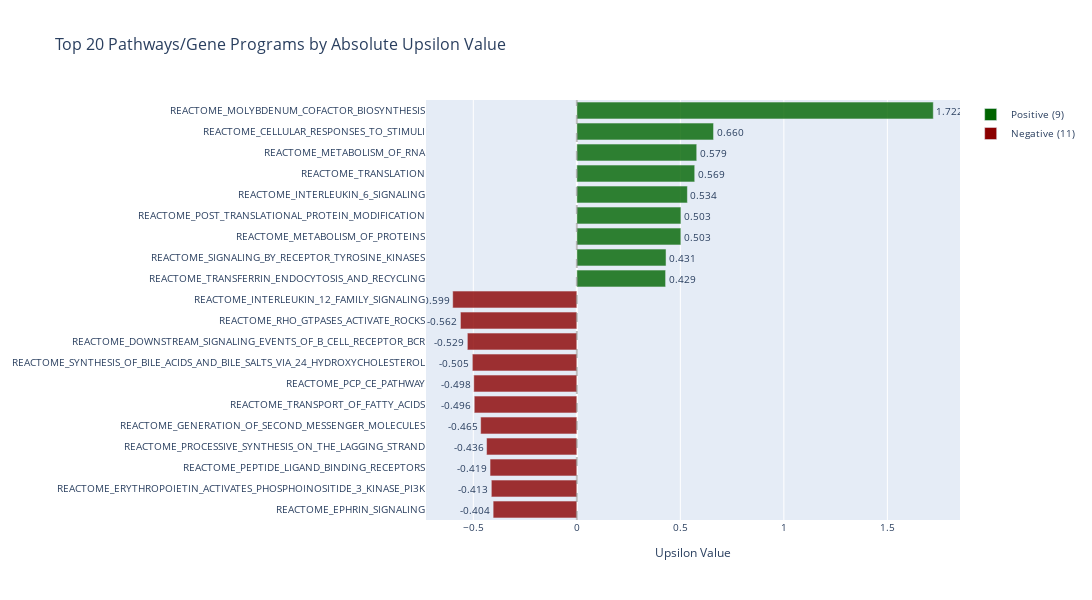
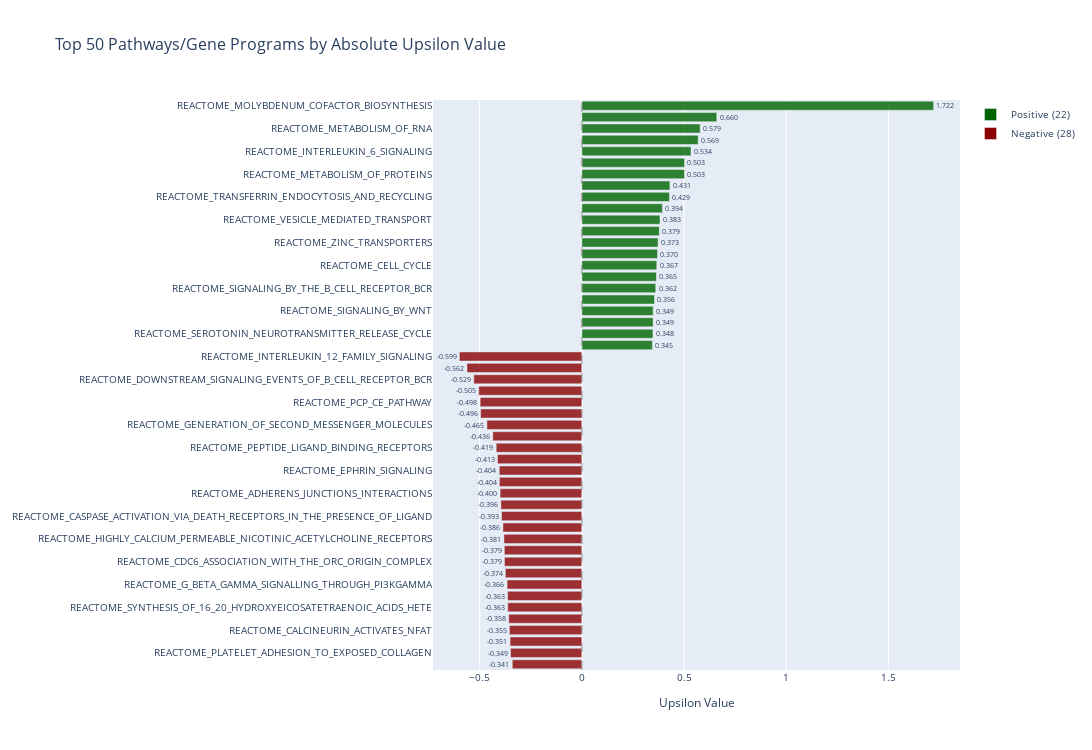
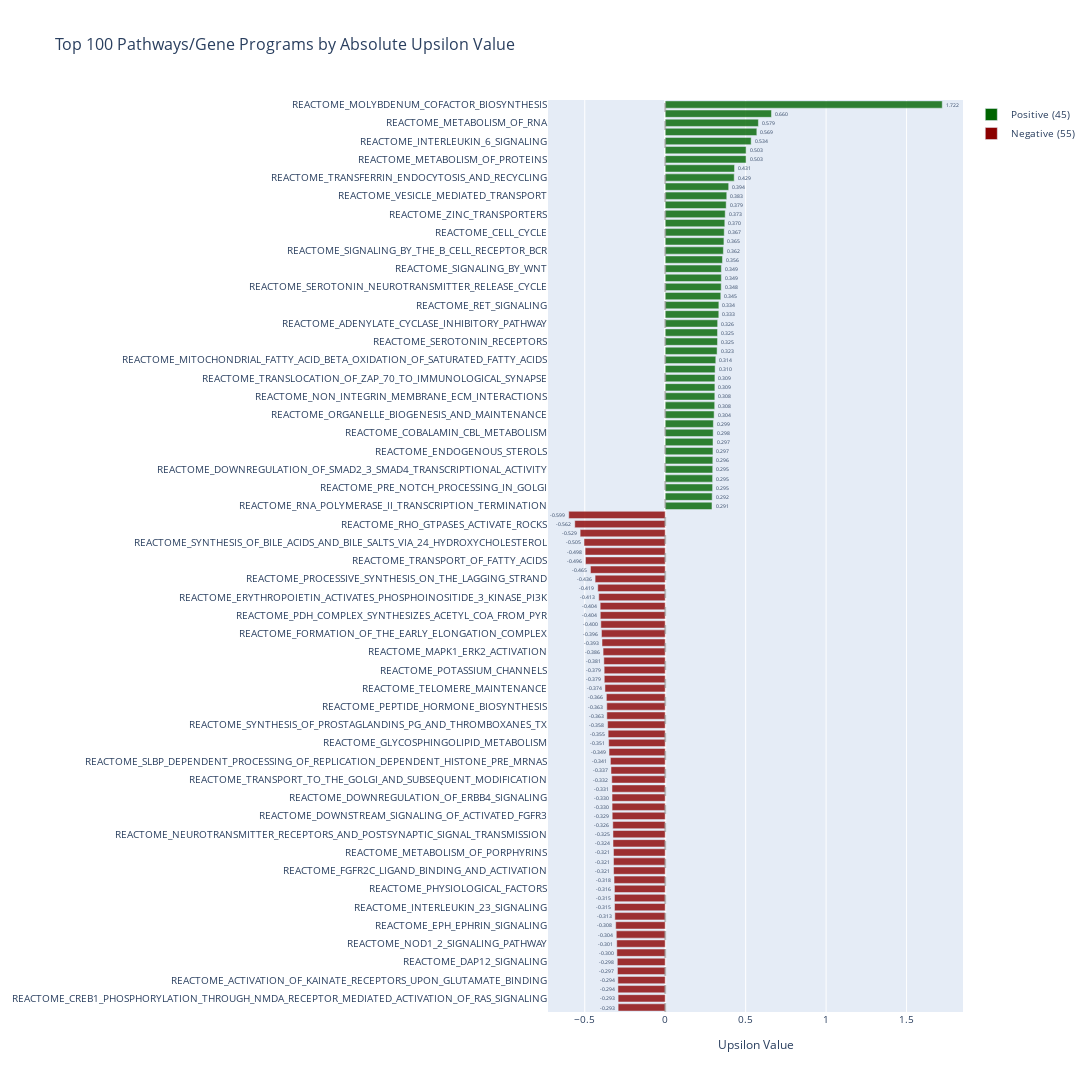

Source (notebook cell) for these figures, in order:
### Code cell
from sklearn.metrics import confusion_matrix

import plotly.graph_objects as go

# Calculate absolute values and sort by absolute upsilon values
pathway_upsilon_df['abs_upsilon'] = pathway_upsilon_df['upsilon'].abs()
pathway_upsilon_df_abs_sorted = pathway_upsilon_df.sort_values('abs_upsilon', ascending=False)

# Function to create plots for different top N values
def create_top_pathways_plot(n_top=50):
    # Get top N pathways by absolute upsilon value
    top_n = pathway_upsilon_df_abs_sorted.head(n_top)
    
    # Separate positive and negative upsilon values
    positive_mask = top_n['upsilon'] > 0
    negative_mask = top_n['upsilon'] < 0
    
    pos_count = positive_mask.sum()
    neg_count = negative_mask.sum()
    
    # Create the plot
    fig = go.Figure()
    
    # Add positive upsilon values (green)
    if pos_count > 0:
        fig.add_trace(
            go.Bar(
                x=top_n[positive_mask]['upsilon'],
                y=top_n[positive_mask]['pathway_name'],
                orientation='h',
                name=f'Positive ({pos_count})',
                marker=dict(color='darkgreen', opacity=0.8),
                text=[f'{val:.3f}' for val in top_n[positive_mask]['upsilon']],
                textposition='outside',
                hovertemplate='<b>%{y}</b><br>Upsilon: %{x:.4f}<extra></extra>'
            )
        )
    
    # Add negative upsilon values (red)
    if neg_count > 0:
        fig.add_trace(
            go.Bar(
                x=top_n[negative_mask]['upsilon'],
                y=top_n[negative_mask]['pathway_name'],
                orientation='h',
                name=f'Negative ({neg_count})',
                marker=dict(color='darkred', opacity=0.8),
                text=[f'{val:.3f}' for val in top_n[negative_mask]['upsilon']],
                textposition='outside',
                hovertemplate='<b>%{y}</b><br>Upsilon: %{x:.4f}<extra></extra>'
            )
        )
    
    # Update layout
    fig.update_layout(
        title=dict(
            text=f'Top {n_top} Pathways/Gene Programs by Absolute Upsilon Value',
            font=dict(size=16)
        ),
        height=max(600, n_top * 15),  # Adjust height based on number of pathways
        width=1200,
        xaxis_title="Upsilon Value",
        yaxis=dict(autorange="reversed"),  # Top pathway at top
        showlegend=True,
        font=dict(size=10)
    )
    
    # Add vertical line at x=0 for reference
    fig.add_vline(x=0, line_dash="dash", line_color="gray", opacity=0.5)
    
    return fig

# Create plots for top 20, 50, and 100 pathways
fig_top_20 = create_top_pathways_plot(20)
fig_top_50 = create_top_pathways_plot(50)
fig_top_100 = create_top_pathways_plot(100)

# Show the plots
print("Top 20 Pathways by Absolute Upsilon Value:")
fig_top_20.show()

print("\nTop 50 Pathways by Absolute Upsilon Value:")
fig_top_50.show()

print("\nTop 100 Pathways by Absolute Upsilon Value:")
fig_top_100.show()

# Print summary statistics
print(f"\nSummary Statistics:")
print(f"Total pathways: {len(pathway_upsilon_df_abs_sorted)}")
print(f"Range of absolute upsilon values: {pathway_upsilon_df_abs_sorted['abs_upsilon'].min():.4f} to {pathway_upsilon_df_abs_sorted['abs_upsilon'].max():.4f}")

# Show top 20 table
top_20 = pathway_upsilon_df_abs_sorted.head(20)
print(f"\nTop 20 Pathways by Absolute Upsilon Value:")
print("=" * 100)
print(top_20[['pathway_name', 'upsilon', 'abs_upsilon']].to_string(index=False))

### Figure 1 — Plotly figure (JSON) as saved in the notebook; plotly's stock layout.template omitted (floating-point values rounded to 4 significant figures)
{"data": [{"hovertemplate": "<b>%{y}</b><br>Upsilon: %{x:.4f}<extra></extra>", "marker": {"color": "darkgreen", "opacity": 0.8}, "name": "Positive (9)", "orientation": "h", "text": ["1.722", "0.660", "0.579", "0.569", "0.534", "0.503", "0.503", "0.431", "0.429"], "textposition": "outside", "type": "bar", "x": [1.722, 0.6604, 0.5792, 0.5695, 0.5341, 0.5028, 0.5026, 0.4309, 0.4288], "y": ["REACTOME_MOLYBDENUM_COFACTOR_BIOSYNTHESIS", "REACTOME_CELLULAR_RESPONSES_TO_STIMULI", "REACTOME_METABOLISM_OF_RNA", "REACTOME_TRANSLATION", "REACTOME_INTERLEUKIN_6_SIGNALING", "REACTOME_POST_TRANSLATIONAL_PROTEIN_MODIFICATION", "REACTOME_METABOLISM_OF_PROTEINS", "REACTOME_SIGNALING_BY_RECEPTOR_TYROSINE_KINASES", "REACTOME_TRANSFERRIN_ENDOCYTOSIS_AND_RECYCLING"]}, {"hovertemplate": "<b>%{y}</b><br>Upsilon: %{x:.4f}<extra></extra>", "marker": {"color": "darkred", "opacity": 0.8}, "name": "Negative (11)", "orientation": "h", "text": ["-0.599", "-0.562", "-0.529", "-0.505", "-0.498", "-0.496", "-0.465", "-0.436", "-0.419", "-0.413", "-0.404"], "textposition": "outside", "type": "bar", "x": [-0.5995, -0.5622, -0.5287, -0.5046, -0.4978, -0.4955, -0.4645, -0.4359, -0.4191, -0.413, -0.4042], "y": ["REACTOME_INTERLEUKIN_12_FAMILY_SIGNALING", "REACTOME_RHO_GTPASES_ACTIVATE_ROCKS", "REACTOME_DOWNSTREAM_SIGNALING_EVENTS_OF_B_CELL_RECEPTOR_BCR", "REACTOME_SYNTHESIS_OF_BILE_ACIDS_AND_BILE_SALTS_VIA_24_HYDROXYCHOLESTEROL", "REACTOME_PCP_CE_PATHWAY", "REACTOME_TRANSPORT_OF_FATTY_ACIDS", "REACTOME_GENERATION_OF_SECOND_MESSENGER_MOLECULES", "REACTOME_PROCESSIVE_SYNTHESIS_ON_THE_LAGGING_STRAND", "REACTOME_PEPTIDE_LIGAND_BINDING_RECEPTORS", "REACTOME_ERYTHROPOIETIN_ACTIVATES_PHOSPHOINOSITIDE_3_KINASE_PI3K", "REACTOME_EPHRIN_SIGNALING"]}], "layout": {"font": {"size": 10}, "height": 600, "shapes": [{"line": {"color": "gray", "dash": "dash"}, "opacity": 0.5, "type": "line", "x0": 0, "x1": 0, "xref": "x", "y0": 0, "y1": 1, "yref": "y domain"}], "showlegend": true, "title": {"font": {"size": 16}, "text": "Top 20 Pathways/Gene Programs by Absolute Upsilon Value"}, "width": 1200, "xaxis": {"title": {"text": "Upsilon Value"}}, "yaxis": {"autorange": "reversed"}}}

### Figure 2 — Plotly figure (JSON) as saved in the notebook; plotly's stock layout.template omitted (floating-point values rounded to 4 significant figures)
{"data": [{"hovertemplate": "<b>%{y}</b><br>Upsilon: %{x:.4f}<extra></extra>", "marker": {"color": "darkgreen", "opacity": 0.8}, "name": "Positive (22)", "orientation": "h", "text": ["1.722", "0.660", "0.579", "0.569", "0.534", "0.503", "0.503", "0.431", "0.429", "0.394", "0.383", "0.379", "0.373", "0.370", "0.367", "0.365", "0.362", "0.356", "0.349", "0.349", "0.348", "0.345"], "textposition": "outside", "type": "bar", "x": [1.722, 0.6604, 0.5792, 0.5695, 0.5341, 0.5028, 0.5026, 0.4309, 0.4288, 0.3945, 0.3826, 0.379, 0.3729, 0.3704, 0.3669, 0.365, 0.3615, 0.3559, 0.349, 0.3488, 0.3481, 0.3454], "y": ["REACTOME_MOLYBDENUM_COFACTOR_BIOSYNTHESIS", "REACTOME_CELLULAR_RESPONSES_TO_STIMULI", "REACTOME_METABOLISM_OF_RNA", "REACTOME_TRANSLATION", "REACTOME_INTERLEUKIN_6_SIGNALING", "REACTOME_POST_TRANSLATIONAL_PROTEIN_MODIFICATION", "REACTOME_METABOLISM_OF_PROTEINS", "REACTOME_SIGNALING_BY_RECEPTOR_TYROSINE_KINASES", "REACTOME_TRANSFERRIN_ENDOCYTOSIS_AND_RECYCLING", "REACTOME_CYTOKINE_SIGNALING_IN_IMMUNE_SYSTEM", "REACTOME_VESICLE_MEDIATED_TRANSPORT", "REACTOME_NUCLEAR_ENVELOPE_BREAKDOWN", "REACTOME_ZINC_TRANSPORTERS", "REACTOME_EUKARYOTIC_TRANSLATION_INITIATION", "REACTOME_CELL_CYCLE", "REACTOME_AMINE_LIGAND_BINDING_RECEPTORS", "REACTOME_SIGNALING_BY_THE_B_CELL_RECEPTOR_BCR", "REACTOME_CLASS_I_MHC_MEDIATED_ANTIGEN_PROCESSING_PRESENTATION", "REACTOME_SIGNALING_BY_WNT", "REACTOME_MICRORNA_MIRNA_BIOGENESIS", "REACTOME_SEROTONIN_NEUROTRANSMITTER_RELEASE_CYCLE", "REACTOME_NEUTROPHIL_DEGRANULATION"]}, {"hovertemplate": "<b>%{y}</b><br>Upsilon: %{x:.4f}<extra></extra>", "marker": {"color": "darkred", "opacity": 0.8}, "name": "Negative (28)", "orientation": "h", "text": ["-0.599", "-0.562", "-0.529", "-0.505", "-0.498", "-0.496", "-0.465", "-0.436", "-0.419", "-0.413", "-0.404", "-0.404", "-0.400", "-0.396", "-0.393", "-0.386", "-0.381", "-0.379", "-0.379", "-0.374", "-0.366", "-0.363", "-0.363", "-0.358", "-0.355", "-0.351", "-0.349", "-0.341"], "textposition": "outside", "type": "bar", "x": [-0.5995, -0.5622, -0.5287, -0.5046, -0.4978, -0.4955, -0.4645, -0.4359, -0.4191, -0.413, -0.4042, -0.4036, -0.4001, -0.3961, -0.3928, -0.3861, -0.3813, -0.3794, -0.3788, -0.3744, -0.3657, -0.3632, -0.3628, -0.3578, -0.3546, -0.3512, -0.3492, -0.3405], "y": ["REACTOME_INTERLEUKIN_12_FAMILY_SIGNALING", "REACTOME_RHO_GTPASES_ACTIVATE_ROCKS", "REACTOME_DOWNSTREAM_SIGNALING_EVENTS_OF_B_CELL_RECEPTOR_BCR", "REACTOME_SYNTHESIS_OF_BILE_ACIDS_AND_BILE_SALTS_VIA_24_HYDROXYCHOLESTEROL", "REACTOME_PCP_CE_PATHWAY", "REACTOME_TRANSPORT_OF_FATTY_ACIDS", "REACTOME_GENERATION_OF_SECOND_MESSENGER_MOLECULES", "REACTOME_PROCESSIVE_SYNTHESIS_ON_THE_LAGGING_STRAND", "REACTOME_PEPTIDE_LIGAND_BINDING_RECEPTORS", "REACTOME_ERYTHROPOIETIN_ACTIVATES_PHOSPHOINOSITIDE_3_KINASE_PI3K", "REACTOME_EPHRIN_SIGNALING", "REACTOME_PDH_COMPLEX_SYNTHESIZES_ACETYL_COA_FROM_PYR", "REACTOME_ADHERENS_JUNCTIONS_INTERACTIONS", "REACTOME_FORMATION_OF_THE_EARLY_ELONGATION_COMPLEX", "REACTOME_CASPASE_ACTIVATION_VIA_DEATH_RECEPTORS_IN_THE_PRESENCE_OF_LIGAND", "REACTOME_MAPK1_ERK2_ACTIVATION", "REACTOME_HIGHLY_CALCIUM_PERMEABLE_NICOTINIC_ACETYLCHOLINE_RECEPTORS", "REACTOME_POTASSIUM_CHANNELS", "REACTOME_CDC6_ASSOCIATION_WITH_THE_ORC_ORIGIN_COMPLEX", "REACTOME_TELOMERE_MAINTENANCE", "REACTOME_G_BETA_GAMMA_SIGNALLING_THROUGH_PI3KGAMMA", "REACTOME_PEPTIDE_HORMONE_BIOSYNTHESIS", "REACTOME_SYNTHESIS_OF_16_20_HYDROXYEICOSATETRAENOIC_ACIDS_HETE", "REACTOME_SYNTHESIS_OF_PROSTAGLANDINS_PG_AND_THROMBOXANES_TX", "REACTOME_CALCINEURIN_ACTIVATES_NFAT", "REACTOME_GLYCOSPHINGOLIPID_METABOLISM", "REACTOME_PLATELET_ADHESION_TO_EXPOSED_COLLAGEN", "REACTOME_SLBP_DEPENDENT_PROCESSING_OF_REPLICATION_DEPENDENT_HISTONE_PRE_MRNAS"]}], "layout": {"font": {"size": 10}, "height": 750, "shapes": [{"line": {"color": "gray", "dash": "dash"}, "opacity": 0.5, "type": "line", "x0": 0, "x1": 0, "xref": "x", "y0": 0, "y1": 1, "yref": "y domain"}], "showlegend": true, "title": {"font": {"size": 16}, "text": "Top 50 Pathways/Gene Programs by Absolute Upsilon Value"}, "width": 1200, "xaxis": {"title": {"text": "Upsilon Value"}}, "yaxis": {"autorange": "reversed"}}}

### Figure 3 — Plotly figure (JSON) as saved in the notebook; plotly's stock layout.template omitted (floating-point values rounded to 4 significant figures)
{"data": [{"hovertemplate": "<b>%{y}</b><br>Upsilon: %{x:.4f}<extra></extra>", "marker": {"color": "darkgreen", "opacity": 0.8}, "name": "Positive (45)", "orientation": "h", "text": ["1.722", "0.660", "0.579", "0.569", "0.534", "0.503", "0.503", "0.431", "0.429", "0.394", "0.383", "0.379", "0.373", "0.370", "0.367", "0.365", "0.362", "0.356", "0.349", "0.349", "0.348", "0.345", "0.334", "0.333", "0.326", "0.325", "0.325", "0.323", "0.314", "0.310", "0.309", "0.309", "0.308", "0.308", "0.304", "0.299", "0.298", "0.297", "0.297", "0.296", "0.295", "0.295", "0.295", "0.292", "0.291"], "textposition": "outside", "type": "bar", "x": [1.722, 0.6604, 0.5792, 0.5695, 0.5341, 0.5028, 0.5026, 0.4309, 0.4288, 0.3945, 0.3826, 0.379, 0.3729, 0.3704, 0.3669, 0.365, 0.3615, 0.3559, 0.349, 0.3488, 0.3481, 0.3454, 0.3335, 0.3331, 0.3259, 0.3252, 0.3251, 0.3226, 0.3144, 0.3102, 0.3089, 0.3087, 0.3083, 0.3076, 0.304, 0.2992, 0.2981, 0.297, 0.2967, 0.2958, 0.2953, 0.2947, 0.2946, 0.292, 0.2907], "y": ["REACTOME_MOLYBDENUM_COFACTOR_BIOSYNTHESIS", "REACTOME_CELLULAR_RESPONSES_TO_STIMULI", "REACTOME_METABOLISM_OF_RNA", "REACTOME_TRANSLATION", "REACTOME_INTERLEUKIN_6_SIGNALING", "REACTOME_POST_TRANSLATIONAL_PROTEIN_MODIFICATION", "REACTOME_METABOLISM_OF_PROTEINS", "REACTOME_SIGNALING_BY_RECEPTOR_TYROSINE_KINASES", "REACTOME_TRANSFERRIN_ENDOCYTOSIS_AND_RECYCLING", "REACTOME_CYTOKINE_SIGNALING_IN_IMMUNE_SYSTEM", "REACTOME_VESICLE_MEDIATED_TRANSPORT", "REACTOME_NUCLEAR_ENVELOPE_BREAKDOWN", "REACTOME_ZINC_TRANSPORTERS", "REACTOME_EUKARYOTIC_TRANSLATION_INITIATION", "REACTOME_CELL_CYCLE", "REACTOME_AMINE_LIGAND_BINDING_RECEPTORS", "REACTOME_SIGNALING_BY_THE_B_CELL_RECEPTOR_BCR", "REACTOME_CLASS_I_MHC_MEDIATED_ANTIGEN_PROCESSING_PRESENTATION", "REACTOME_SIGNALING_BY_WNT", "REACTOME_MICRORNA_MIRNA_BIOGENESIS", "REACTOME_SEROTONIN_NEUROTRANSMITTER_RELEASE_CYCLE", "REACTOME_NEUTROPHIL_DEGRANULATION", "REACTOME_RET_SIGNALING", "REACTOME_GP1B_IX_V_ACTIVATION_SIGNALLING", "REACTOME_ADENYLATE_CYCLASE_INHIBITORY_PATHWAY", "REACTOME_SODIUM_COUPLED_SULPHATE_DI_AND_TRI_CARBOXYLATE_TRANSPORTERS", "REACTOME_SEROTONIN_RECEPTORS", "REACTOME_ACTIVATION_OF_CASPASES_THROUGH_APOPTOSOME_MEDIATED_CLEAVAGE", "REACTOME_MITOCHONDRIAL_FATTY_ACID_BETA_OXIDATION_OF_SATURATED_FATTY_ACIDS", "REACTOME_CD28_DEPENDENT_PI3K_AKT_SIGNALING", "REACTOME_TRANSLOCATION_OF_ZAP_70_TO_IMMUNOLOGICAL_SYNAPSE", "REACTOME_INTERLEUKIN_9_SIGNALING", "REACTOME_NON_INTEGRIN_MEMBRANE_ECM_INTERACTIONS", "REACTOME_GAMMA_CARBOXYLATION_OF_PROTEIN_PRECURSORS", "REACTOME_ORGANELLE_BIOGENESIS_AND_MAINTENANCE", "REACTOME_PROTEIN_METHYLATION", "REACTOME_COBALAMIN_CBL_METABOLISM", "REACTOME_CHROMATIN_MODIFYING_ENZYMES", "REACTOME_ENDOGENOUS_STEROLS", "REACTOME_DEPOLYMERIZATION_OF_THE_NUCLEAR_LAMINA", "REACTOME_DOWNREGULATION_OF_SMAD2_3_SMAD4_TRANSCRIPTIONAL_ACTIVITY", "REACTOME_RUNX1_REGULATES_GENES_INVOLVED_IN_MEGAKARYOCYTE_DIFFERENTIATION_AND_PLATELET_FUNCTION", "REACTOME_PRE_NOTCH_PROCESSING_IN_GOLGI", "REACTOME_STING_MEDIATED_INDUCTION_OF_HOST_IMMUNE_RESPONSES", "REACTOME_RNA_POLYMERASE_II_TRANSCRIPTION_TERMINATION"]}, {"hovertemplate": "<b>%{y}</b><br>Upsilon: %{x:.4f}<extra></extra>", "marker": {"color": "darkred", "opacity": 0.8}, "name": "Negative (55)", "orientation": "h", "text": ["-0.599", "-0.562", "-0.529", "-0.505", "-0.498", "-0.496", "-0.465", "-0.436", "-0.419", "-0.413", "-0.404", "-0.404", "-0.400", "-0.396", "-0.393", "-0.386", "-0.381", "-0.379", "-0.379", "-0.374", "-0.366", "-0.363", "-0.363", "-0.358", "-0.355", "-0.351", "-0.349", "-0.341", "-0.337", "-0.332", "-0.331", "-0.330", "-0.330", "-0.329", "-0.326", "-0.325", "-0.324", "-0.321", "-0.321", "-0.321", "-0.318", "-0.316", "-0.315", "-0.315", "-0.313", "-0.308", "-0.304", "-0.301", "-0.300", "-0.298", "-0.297", "-0.294", "-0.294", "-0.293", "-0.293"], "textposition": "outside", "type": "bar", "x": [-0.5995, -0.5622, -0.5287, -0.5046, -0.4978, -0.4955, -0.4645, -0.4359, -0.4191, -0.413, -0.4042, -0.4036, -0.4001, -0.3961, -0.3928, -0.3861, -0.3813, -0.3794, -0.3788, -0.3744, -0.3657, -0.3632, -0.3628, -0.3578, -0.3546, -0.3512, -0.3492, -0.3405, -0.337, -0.3321, -0.3308, -0.3305, -0.3301, -0.3294, -0.3258, -0.3247, -0.3244, -0.3215, -0.3214, -0.321, -0.318, -0.3156, -0.3154, -0.315, -0.3131, -0.3078, -0.3041, -0.3013, -0.3005, -0.2977, -0.2967, -0.2942, -0.2937, -0.2928, -0.2926], "y": ["REACTOME_INTERLEUKIN_12_FAMILY_SIGNALING", "REACTOME_RHO_GTPASES_ACTIVATE_ROCKS", "REACTOME_DOWNSTREAM_SIGNALING_EVENTS_OF_B_CELL_RECEPTOR_BCR", "REACTOME_SYNTHESIS_OF_BILE_ACIDS_AND_BILE_SALTS_VIA_24_HYDROXYCHOLESTEROL", "REACTOME_PCP_CE_PATHWAY", "REACTOME_TRANSPORT_OF_FATTY_ACIDS", "REACTOME_GENERATION_OF_SECOND_MESSENGER_MOLECULES", "REACTOME_PROCESSIVE_SYNTHESIS_ON_THE_LAGGING_STRAND", "REACTOME_PEPTIDE_LIGAND_BINDING_RECEPTORS", "REACTOME_ERYTHROPOIETIN_ACTIVATES_PHOSPHOINOSITIDE_3_KINASE_PI3K", "REACTOME_EPHRIN_SIGNALING", "REACTOME_PDH_COMPLEX_SYNTHESIZES_ACETYL_COA_FROM_PYR", "REACTOME_ADHERENS_JUNCTIONS_INTERACTIONS", "REACTOME_FORMATION_OF_THE_EARLY_ELONGATION_COMPLEX", "REACTOME_CASPASE_ACTIVATION_VIA_DEATH_RECEPTORS_IN_THE_PRESENCE_OF_LIGAND", "REACTOME_MAPK1_ERK2_ACTIVATION", "REACTOME_HIGHLY_CALCIUM_PERMEABLE_NICOTINIC_ACETYLCHOLINE_RECEPTORS", "REACTOME_POTASSIUM_CHANNELS", "REACTOME_CDC6_ASSOCIATION_WITH_THE_ORC_ORIGIN_COMPLEX", "REACTOME_TELOMERE_MAINTENANCE", "REACTOME_G_BETA_GAMMA_SIGNALLING_THROUGH_PI3KGAMMA", "REACTOME_PEPTIDE_HORMONE_BIOSYNTHESIS", "REACTOME_SYNTHESIS_OF_16_20_HYDROXYEICOSATETRAENOIC_ACIDS_HETE", "REACTOME_SYNTHESIS_OF_PROSTAGLANDINS_PG_AND_THROMBOXANES_TX", "REACTOME_CALCINEURIN_ACTIVATES_NFAT", "REACTOME_GLYCOSPHINGOLIPID_METABOLISM", "REACTOME_PLATELET_ADHESION_TO_EXPOSED_COLLAGEN", "REACTOME_SLBP_DEPENDENT_PROCESSING_OF_REPLICATION_DEPENDENT_HISTONE_PRE_MRNAS", "REACTOME_TRAF6_MEDIATED_NF_KB_ACTIVATION", "REACTOME_TRANSPORT_TO_THE_GOLGI_AND_SUBSEQUENT_MODIFICATION", "REACTOME_REGULATION_OF_MITF_M_DEPENDENT_GENES_INVOLVED_IN_CELL_CYCLE_AND_PROLIFERATION", "REACTOME_DOWNREGULATION_OF_ERBB4_SIGNALING", "REACTOME_AUF1_HNRNP_D0_BINDS_AND_DESTABILIZES_MRNA", "REACTOME_DOWNSTREAM_SIGNALING_OF_ACTIVATED_FGFR3", "REACTOME_SIGNALING_BY_FGFR", "REACTOME_NEUROTRANSMITTER_RECEPTORS_AND_POSTSYNAPTIC_SIGNAL_TRANSMISSION", "REACTOME_RHO_GTPASES_ACTIVATE_NADPH_OXIDASES", "REACTOME_METABOLISM_OF_PORPHYRINS", "REACTOME_REGULATION_OF_SIGNALING_BY_CBL", "REACTOME_FGFR2C_LIGAND_BINDING_AND_ACTIVATION", "REACTOME_DOPAMINE_RECEPTORS", "REACTOME_PHYSIOLOGICAL_FACTORS", "REACTOME_HYALURONAN_BIOSYNTHESIS_AND_EXPORT", "REACTOME_INTERLEUKIN_23_SIGNALING", "REACTOME_DOWNREGULATION_OF_ERBB2_ERBB3_SIGNALING", "REACTOME_EPH_EPHRIN_SIGNALING", "REACTOME_SYNAPTIC_ADHESION_LIKE_MOLECULES", "REACTOME_NOD1_2_SIGNALING_PATHWAY", "REACTOME_RELAXIN_RECEPTORS", "REACTOME_DAP12_SIGNALING", "REACTOME_RHO_GTPASES_ACTIVATE_RHOTEKIN_AND_RHOPHILINS", "REACTOME_ACTIVATION_OF_KAINATE_RECEPTORS_UPON_GLUTAMATE_BINDING", "REACTOME_PI3K_AKT_ACTIVATION", "REACTOME_CREB1_PHOSPHORYLATION_THROUGH_NMDA_RECEPTOR_MEDIATED_ACTIVATION_OF_RAS_SIGNALING", "REACTOME_PTK6_REGULATES_RHO_GTPASES_RAS_GTPASE_AND_MAP_KINASES"]}], "layout": {"font": {"size": 10}, "height": 1500, "shapes": [{"line": {"color": "gray", "dash": "dash"}, "opacity": 0.5, "type": "line", "x0": 0, "x1": 0, "xref": "x", "y0": 0, "y1": 1, "yref": "y domain"}], "showlegend": true, "title": {"font": {"size": 16}, "text": "Top 100 Pathways/Gene Programs by Absolute Upsilon Value"}, "width": 1200, "xaxis": {"title": {"text": "Upsilon Value"}}, "yaxis": {"autorange": "reversed"}}}
